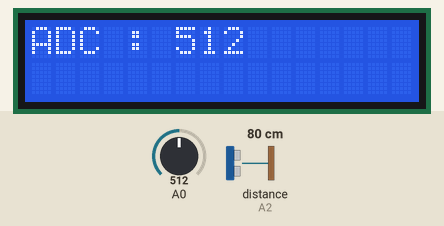
Recording of a sketch running on a simulated Arduino Uno, built with avr-gcc and run on an emulated ATmega328P. On the bench: 16×2 character LCD. Wiring (inferred from the names in the program): ultrasonic range finder: trigger A1; echo A2. The inputs (shaded band) are chosen by the test bench; at power-on: distance to the obstacle (sensor on A2) 80 cm, A0 = 512. The echo pulse lasts 58.3 µs per cm; what the sketch prints to the serial monitor is not drawn.

Above: at 0.1 s.
1.7 s: distance to the obstacle (sensor on A2) set to 2 cm
At 4.7 s:
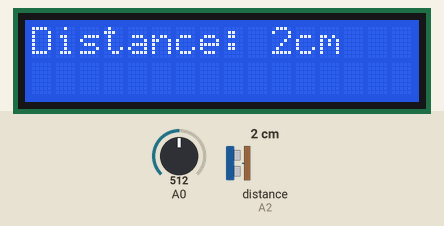
7.0 s: A0 set to 716
At 8.7 s:
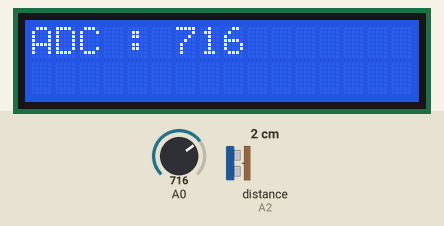
10.4 s: distance to the obstacle (sensor on A2) set to 4 cm
At 12.7 s:
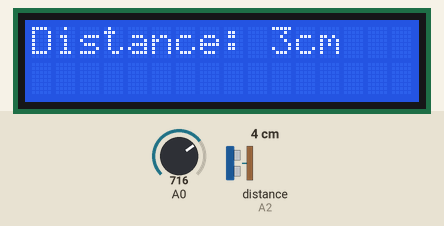
14.4 s: A0 set to 900
At 16.8 s:
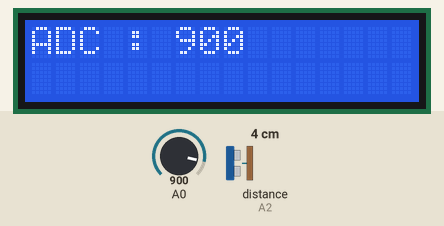
18.4 s: distance to the obstacle (sensor on A2) set to 9 cm
At 20.8 s:
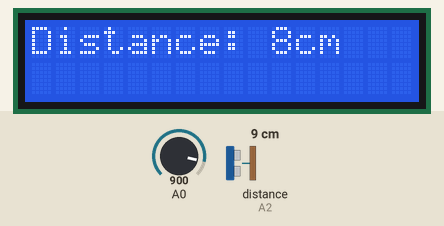
22.5 s: A0 set to 1023
At 24.8 s:
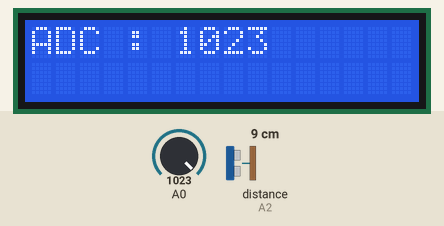
Timing chart, 0 to 26.3 s (numbered marks = the images above; inputs shaded):
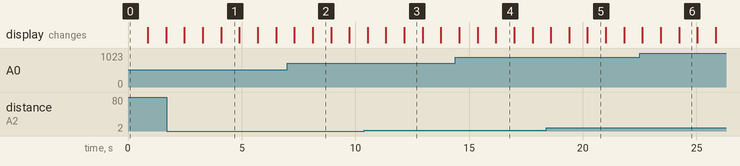

Measured:
- after the input at 14.4 s, the display: first differs from a run without the input after 1.8 s (image 4)
- after the input at 18.4 s, the display: first differs from a run without the input after 1.8 s (image 5)
- after the input at 22.5 s, the display: first differs from a run without the input after 1.7 s (image 6)
- what the display in image 1 shows lasts 0.8 s, from 4.1 s to 4.9 s

The sketch:

project_rtos.ino
```cpp
#include <Arduino_FreeRTOS.h>
#include <semphr.h>
#include <task.h>
#include<LiquidCrystal.h>
//Define LCD pins
LiquidCrystal lcd (7,6,5,4,3,2); //RS, E, D4, D5, D6, D7

SemaphoreHandle_t sem; // handler for semaphore

TaskHandle_t ADCtask;   // task handlers
void Task1 (void *pvParameters);

TaskHandle_t Ultrasonictask;
void Task2 (void *pvParameters);

void setup()
{
  Serial.begin(9600); // Enable serial communication library.

  lcd.begin(16, 2);  // Enable LCD library

 // Create tasks
   xTaskCreate(Task1, // Task function
              "ADC", // Task name
              128, // Stack size
              NULL,
              0, // Priority
              &ADCtask );

   xTaskCreate(Task2, // Task function
              "Ultrasonic", // Task name
              128, // Stack size
              NULL,
              0, // Priority
              &Ultrasonictask);

 sem = xSemaphoreCreateCounting(1,1);
   vTaskStartScheduler();
}


void loop() {}

void Task1(void *pvParameters)
{ //adc task
  (void) pvParameters;
  for (;;)
    { int adc; //variable to store adc value

      adc = analogRead(A0);  //Read adc value from A0 channel and store it in adc variable
      xSemaphoreTake(sem, portMAX_DELAY);  // acquire the semaphore
      // dispay adc value
       lcd.clear();
       lcd.setCursor(0, 0);
       lcd.print("ADC : ");
       lcd.setCursor(6, 0);
       lcd.print(adc);
       delay(800);
       lcd.clear();

      //print on the virtual terminal
      Serial.print("ADC : ");
      Serial.print(adc);
      Serial.println();

      xSemaphoreGive(sem); // give the sem to Task2 which is the ultrasonic task
      vTaskDelay(1);
  }
}

void Task2(void *pvParameters)
{  //Ultrasonic
  (void) pvParameters;
  for (;;)
    {

      long distance,duration; // variables for storing data
      pinMode(A1, OUTPUT);   //trigger pin
      pinMode(A2, INPUT);    //echo pin

      digitalWrite(A1, LOW);
      delayMicroseconds(2);
      digitalWrite(A1, HIGH);
      delayMicroseconds(10);
      digitalWrite(A1, LOW);

  duration = pulseIn(A2, HIGH); // how long pin is high
  distance = (duration/2) /29.1; //the duration value is to be divided by 2, since the signal bounces back after sending it and multiplies by speed of sound
  xSemaphoreTake(sem, portMAX_DELAY); //acquire the semaphore
        lcd.setCursor(0,0);   //display it on the lcd
        lcd.print("Distance:");
        lcd.setCursor(10,0);
        lcd.print(distance); //output on lcd in centimeter
        lcd.println("cm");

        delay(800);
        lcd.clear();

        Serial.print("Distance:"); // display it on the virtual terminal
        Serial.print(distance);
        Serial.print("cm");
        Serial.println();

        xSemaphoreGive(sem); //release the semaphore
        vTaskDelay(1);
  }
}
```
